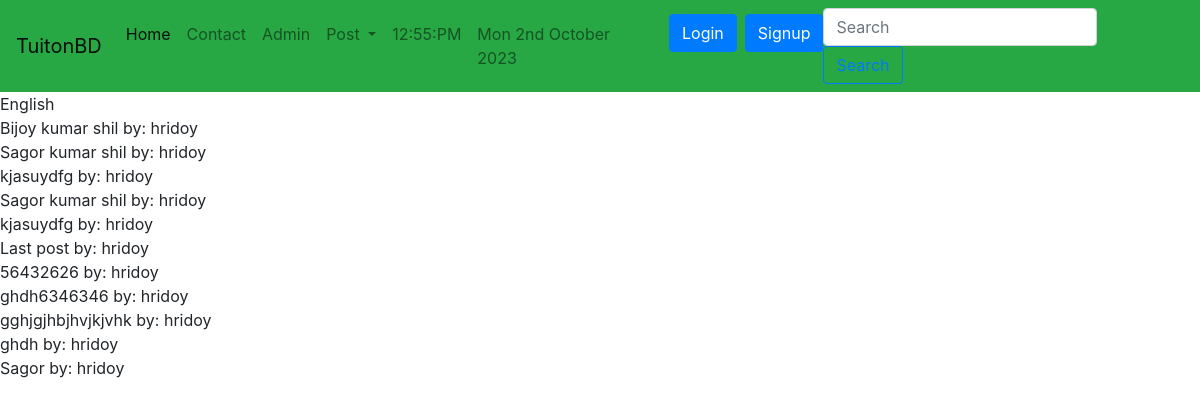
/tuition_App/subjects/, run on an earlier commit of the app's database.
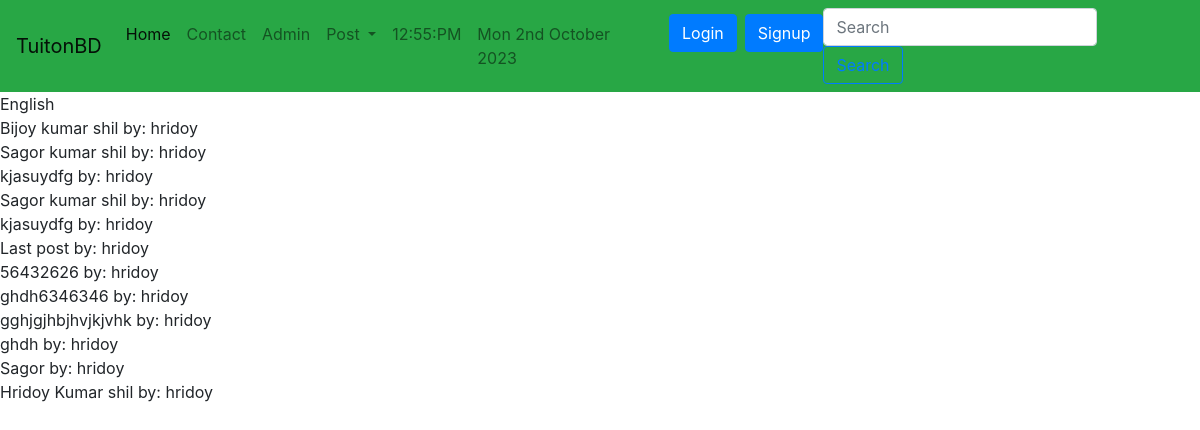
And on a later commit of the database.
### tuition_App/models.py (models this page shows, shortened)
class Post(models.Model):
    CATEGORY = (
        ("Teacher", "Teacher"),
        ("Student", "Student"),
    )
    MEDIUM = (
        ("bangla", "bangla"),
        ("English", "English"),
        ("Urdu", "Urdu"),
        ("Hindi", "Hindi"),
        ("Arabic", "Arabic"),
    )
    user = models.ForeignKey(User, on_delete=models.CASCADE, blank=True, null=True)
    id = models.AutoField(primary_key=True)
    title = models.CharField(max_length=101)
    slug = models.CharField(max_length=100, default=title)
    email = models.EmailField()
    salary = models.FloatField()
    details = models.TextField()
    available = models.BooleanField()
    category = models.CharField(max_length=100, choices=CATEGORY)
    created_at = models.DateTimeField(default=now)
    image = models.ImageField(default="default.jpg", upload_to="tuition/images")
    medium = MultiSelectField(
        max_length=100, max_choices=5, choices=MEDIUM, default="bangla"
    )
    subject = models.ManyToManyField(Subject, related_name="subject_set")
    class_in = models.ManyToManyField(Class_in, related_name="class_set")

### tuition_App/views.py (the view)
# urls.py: path("subjects/", subview, name="subjects"),
def subview(request):
    sub = Subject.objects.get(name="English")
    post = sub.subject_set.all()
    return render(request, "tuition/subjectview.html", {"sub": sub, "post": post})

### templates/tuition/subjectview.html
{% extends 'basic.html'%}
{% block body %}
{{sub.name}} <br>
{% for p in sub.subject_set.all %}
{{p.title}} by:
{{p.user.username}}
<br>
{% endfor %}
{% endblock body %}

What changed in the data, as far as the page shows it:
now on this page (row edited): Post: title "Hridoy Kumar shil", user.username "hridoy"
